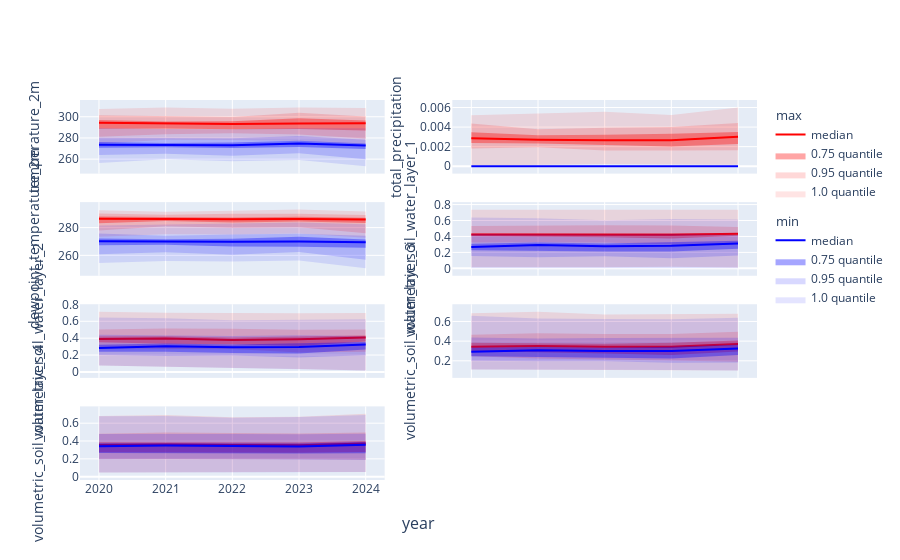

Write notebook code for a chart like this one.
### Code cell
variables = (
    weathers_df
    .drop('year', axis=1)
    .columns.str.split('_').str[:-1].str.join('_')
    .unique()
)

nrows, ncols = 4, 2
fig = make_subplots(
    rows=nrows, cols=ncols,
    shared_xaxes='all',
    x_title='year',
    # shared_yaxes='rows',
    # y_title=variable,
    # subplot_titles=trials_df.columns[1:].str.replace('_', '<br>'),
    # vertical_spacing=0.3,
    horizontal_spacing=0.1
)

yearly_weather = weathers_df.groupby('year')
x = weathers_df['year'].unique().tolist()

for i, variable in enumerate(variables):
    position = dict(row=(i//ncols)+1, col=(i%ncols)+1)
    for color, minmax in zip(['red', 'blue'], ['max', 'min']):
        median = yearly_weather[f'{variable}_{minmax}'].agg('median')
        fig.add_trace(go.Scatter(
            x=x,
            y=median,
            line_color=color,
            mode='lines',
            legendgroup=minmax,
            legendgrouptitle_text=minmax,
            name='median',
            showlegend=True if i == 0 else False
        ), **position)
        for quantile in [0.75, 0.95, 1.0]:
            upper_quantile = yearly_weather[f'{variable}_{minmax}'].quantile(quantile)
            lower_quantile = yearly_weather[f'{variable}_{minmax}'].quantile(1-quantile)
            fig.add_trace(go.Scatter(
                x=x+x[::-1],
                y=pd.concat([upper_quantile, lower_quantile[::-1]]),
                fill='toself',
                fillcolor=color,
                opacity=1.1-quantile,
                line_color='rgba(255,255,255,0)',
                hoverinfo='skip',
                legendgroup=minmax,
                name=f'{quantile} quantile',
                showlegend=True if i == 0 else False
            ), **position)
    fig.update_yaxes(title=variable, **position)
    # fig.update_xaxes(title='year')

fig.update_layout(height=1000)
fig.show()

### Figure 1 — Plotly figure (JSON) as saved in the notebook; plotly's stock layout.template omitted (floating-point values rounded to 4 significant figures)
{"data": [{"legendgroup": "max", "legendgrouptitle": {"text": "max"}, "line": {"color": "red"}, "mode": "lines", "name": "median", "showlegend": true, "type": "scatter", "x": [2020, 2021, 2022, 2023, 2024], "xaxis": "x", "y": [294.3, 293.7, 293.1, 293.6, 294.0], "yaxis": "y"}, {"fill": "toself", "fillcolor": "red", "hoverinfo": "skip", "legendgroup": "max", "line": {"color": "rgba(255,255,255,0)"}, "name": "0.75 quantile", "opacity": 0.35, "showlegend": true, "type": "scatter", "x": [2020, 2021, 2022, 2023, 2024, 2024, 2023, 2022, 2021, 2020], "xaxis": "x", "y": [296.8, 295.5, 295.8, 298.5, 296.3, 286.9, 288.5, 288.3, 289.0, 288.6], "yaxis": "y"}, {"fill": "toself", "fillcolor": "red", "hoverinfo": "skip", "legendgroup": "max", "line": {"color": "rgba(255,255,255,0)"}, "name": "0.95 quantile", "opacity": 0.15, "showlegend": true, "type": "scatter", "x": [2020, 2021, 2022, 2023, 2024, 2024, 2023, 2022, 2021, 2020], "xaxis": "x", "y": [301.5, 300.7, 299.9, 303.7, 300.2, 279.4, 283.2, 284.4, 283.5, 281.1], "yaxis": "y"}, {"fill": "toself", "fillcolor": "red", "hoverinfo": "skip", "legendgroup": "max", "line": {"color": "rgba(255,255,255,0)"}, "name": "1.0 quantile", "opacity": 0.1, "showlegend": true, "type": "scatter", "x": [2020, 2021, 2022, 2023, 2024, 2024, 2023, 2022, 2021, 2020], "xaxis": "x", "y": [307.3, 308.8, 307.6, 308.8, 308.2, 274.1, 277.0, 278.1, 278.2, 274.4], "yaxis": "y"}, {"legendgroup": "min", "legendgrouptitle": {"text": "min"}, "line": {"color": "blue"}, "mode": "lines", "name": "median", "showlegend": true, "type": "scatter", "x": [2020, 2021, 2022, 2023, 2024], "xaxis": "x", "y": [273.6, 273.0, 273.0, 274.8, 272.8], "yaxis": "y"}, {"fill": "toself", "fillcolor": "blue", "hoverinfo": "skip", "legendgroup": "min", "line": {"color": "rgba(255,255,255,0)"}, "name": "0.75 quantile", "opacity": 0.35, "showlegend": true, "type": "scatter", "x": [2020, 2021, 2022, 2023, 2024, 2024, 2023, 2022, 2021, 2020], "xaxis": "x", "y": [276.3, 275.2, 275.8, 277.3, 274.7, 269.6, 271.5, 270.5, 271.3, 270.7], "yaxis": "y"}, {"fill": "toself", "fillcolor": "blue", "hoverinfo": "skip", "legendgroup": "min", "line": {"color": "rgba(255,255,255,0)"}, "name": "0.95 quantile", "opacity": 0.15, "showlegend": true, "type": "scatter", "x": [2020, 2021, 2022, 2023, 2024, 2024, 2023, 2022, 2021, 2020], "xaxis": "x", "y": [280.1, 279.8, 279.8, 281.9, 278.3, 259.9, 265.5, 263.2, 265.1, 264.0], "yaxis": "y"}, {"fill": "toself", "fillcolor": "blue", "hoverinfo": "skip", "legendgroup": "min", "line": {"color": "rgba(255,255,255,0)"}, "name": "1.0 quantile", "opacity": 0.1, "showlegend": true, "type": "scatter", "x": [2020, 2021, 2022, 2023, 2024, 2024, 2023, 2022, 2021, 2020], "xaxis": "x", "y": [289.3, 288.4, 288.3, 289.3, 289.0, 253.3, 259.2, 258.0, 259.8, 256.4], "yaxis": "y"}, {"legendgroup": "max", "legendgrouptitle": {"text": "max"}, "line": {"color": "red"}, "mode": "lines", "name": "median", "showlegend": false, "type": "scatter", "x": [2020, 2021, 2022, 2023, 2024], "xaxis": "x2", "y": [0.002852, 0.002705, 0.002656, 0.002658, 0.003006], "yaxis": "y2"}, {"fill": "toself", "fillcolor": "red", "hoverinfo": "skip", "legendgroup": "max", "line": {"color": "rgba(255,255,255,0)"}, "name": "0.75 quantile", "opacity": 0.35, "showlegend": false, "type": "scatter", "x": [2020, 2021, 2022, 2023, 2024, 2024, 2023, 2022, 2021, 2020], "xaxis": "x2", "y": [0.003469, 0.003154, 0.003221, 0.003322, 0.003504, 0.002274, 0.002016, 0.002192, 0.002333, 0.002384], "yaxis": "y2"}, {"fill": "toself", "fillcolor": "red", "hoverinfo": "skip", "legendgroup": "max", "line": {"color": "rgba(255,255,255,0)"}, "name": "0.95 quantile", "opacity": 0.15, "showlegend": false, "type": "scatter", "x": [2020, 2021, 2022, 2023, 2024, 2024, 2023, 2022, 2021, 2020], "xaxis": "x2", "y": [0.004364, 0.003775, 0.003927, 0.004008, 0.004417, 0.001629, 0.001608, 0.001612, 0.001933, 0.001798], "yaxis": "y2"}, {"fill": "toself", "fillcolor": "red", "hoverinfo": "skip", "legendgroup": "max", "line": {"color": "rgba(255,255,255,0)"}, "name": "1.0 quantile", "opacity": 0.1, "showlegend": false, "type": "scatter", "x": [2020, 2021, 2022, 2023, 2024, 2024, 2023, 2022, 2021, 2020], "xaxis": "x2", "y": [0.0052, 0.005395, 0.005564, 0.00524, 0.00601, 0.0001406, 0.0001494, 0.0002315, 0.0001517, 0.0001065], "yaxis": "y2"}, {"legendgroup": "min", "legendgrouptitle": {"text": "min"}, "line": {"color": "blue"}, "mode": "lines", "name": "median", "showlegend": false, "type": "scatter", "x": [2020, 2021, 2022, 2023, 2024], "xaxis": "x2", "y": [-1.67e-08, -1.643e-08, -1.581e-08, -1.86e-08, -1.577e-08], "yaxis": "y2"}, {"fill": "toself", "fillcolor": "blue", "hoverinfo": "skip", "legendgroup": "min", "line": {"color": "rgba(255,255,255,0)"}, "name": "0.75 quantile", "opacity": 0.35, "showlegend": false, "type": "scatter", "x": [2020, 2021, 2022, 2023, 2024, 2024, 2023, 2022, 2021, 2020], "xaxis": "x2", "y": [-1.586e-08, -1.573e-08, -1.508e-08, -1.732e-08, -1.494e-08, -1.654e-08, -1.971e-08, -1.63e-08, -1.75e-08, -1.752e-08], "yaxis": "y2"}, {"fill": "toself", "fillcolor": "blue", "hoverinfo": "skip", "legendgroup": "min", "line": {"color": "rgba(255,255,255,0)"}, "name": "0.95 quantile", "opacity": 0.15, "showlegend": false, "type": "scatter", "x": [2020, 2021, 2022, 2023, 2024, 2024, 2023, 2022, 2021, 2020], "xaxis": "x2", "y": [-1.449e-08, -1.441e-08, -1.363e-08, -1.518e-08, -1.385e-08, -1.778e-08, -2.061e-08, -1.701e-08, -1.879e-08, -1.866e-08], "yaxis": "y2"}, {"fill": "toself", "fillcolor": "blue", "hoverinfo": "skip", "legendgroup": "min", "line": {"color": "rgba(255,255,255,0)"}, "name": "1.0 quantile", "opacity": 0.1, "showlegend": false, "type": "scatter", "x": [2020, 2021, 2022, 2023, 2024, 2024, 2023, 2022, 2021, 2020], "xaxis": "x2", "y": [-6.84e-09, -5.631e-09, -9.202e-09, -1.037e-08, -7.339e-09, -1.999e-08, -2.363e-08, -1.836e-08, -2.188e-08, -2.103e-08], "yaxis": "y2"}, {"legendgroup": "max", "legendgrouptitle": {"text": "max"}, "line": {"color": "red"}, "mode": "lines", "name": "median", "showlegend": false, "type": "scatter", "x": [2020, 2021, 2022, 2023, 2024], "xaxis": "x3", "y": [286.3, 286.0, 285.9, 286.2, 285.8], "yaxis": "y3"}, {"fill": "toself", "fillcolor": "red", "hoverinfo": "skip", "legendgroup": "max", "line": {"color": "rgba(255,255,255,0)"}, "name": "0.75 quantile", "opacity": 0.35, "showlegend": false, "type": "scatter", "x": [2020, 2021, 2022, 2023, 2024, 2024, 2023, 2022, 2021, 2020], "xaxis": "x3", "y": [287.9, 287.5, 287.3, 287.9, 287.1, 283.4, 284.4, 283.6, 284.8, 283.2], "yaxis": "y3"}, {"fill": "toself", "fillcolor": "red", "hoverinfo": "skip", "legendgroup": "max", "line": {"color": "rgba(255,255,255,0)"}, "name": "0.95 quantile", "opacity": 0.15, "showlegend": false, "type": "scatter", "x": [2020, 2021, 2022, 2023, 2024, 2024, 2023, 2022, 2021, 2020], "xaxis": "x3", "y": [290.2, 289.2, 290.0, 289.9, 289.1, 275.9, 280.3, 279.9, 281.0, 278.0], "yaxis": "y3"}, {"fill": "toself", "fillcolor": "red", "hoverinfo": "skip", "legendgroup": "max", "line": {"color": "rgba(255,255,255,0)"}, "name": "1.0 quantile", "opacity": 0.1, "showlegend": false, "type": "scatter", "x": [2020, 2021, 2022, 2023, 2024, 2024, 2023, 2022, 2021, 2020], "xaxis": "x3", "y": [292.5, 291.3, 292.1, 293.0, 291.7, 272.7, 275.8, 275.0, 275.1, 273.3], "yaxis": "y3"}, {"legendgroup": "min", "legendgrouptitle": {"text": "min"}, "line": {"color": "blue"}, "mode": "lines", "name": "median", "showlegend": false, "type": "scatter", "x": [2020, 2021, 2022, 2023, 2024], "xaxis": "x3", "y": [270.1, 269.7, 269.8, 270.0, 269.5], "yaxis": "y3"}, {"fill": "toself", "fillcolor": "blue", "hoverinfo": "skip", "legendgroup": "min", "line": {"color": "rgba(255,255,255,0)"}, "name": "0.75 quantile", "opacity": 0.35, "showlegend": false, "type": "scatter", "x": [2020, 2021, 2022, 2023, 2024, 2024, 2023, 2022, 2021, 2020], "xaxis": "x3", "y": [272.1, 271.6, 272.0, 273.4, 271.3, 265.5, 266.2, 266.4, 267.6, 267.4], "yaxis": "y3"}, {"fill": "toself", "fillcolor": "blue", "hoverinfo": "skip", "legendgroup": "min", "line": {"color": "rgba(255,255,255,0)"}, "name": "0.95 quantile", "opacity": 0.15, "showlegend": false, "type": "scatter", "x": [2020, 2021, 2022, 2023, 2024, 2024, 2023, 2022, 2021, 2020], "xaxis": "x3", "y": [275.7, 274.2, 275.1, 275.6, 274.1, 256.9, 262.5, 260.5, 262.2, 260.8], "yaxis": "y3"}, {"fill": "toself", "fillcolor": "blue", "hoverinfo": "skip", "legendgroup": "min", "line": {"color": "rgba(255,255,255,0)"}, "name": "1.0 quantile", "opacity": 0.1, "showlegend": false, "type": "scatter", "x": [2020, 2021, 2022, 2023, 2024, 2024, 2023, 2022, 2021, 2020], "xaxis": "x3", "y": [281.4, 282.3, 282.6, 283.7, 282.4, 250.7, 256.3, 255.6, 256.0, 254.5], "yaxis": "y3"}, {"legendgroup": "max", "legendgrouptitle": {"text": "max"}, "line": {"color": "red"}, "mode": "lines", "name": "median", "showlegend": false, "type": "scatter", "x": [2020, 2021, 2022, 2023, 2024], "xaxis": "x4", "y": [0.4259, 0.4261, 0.4208, 0.422, 0.4326], "yaxis": "y4"}, {"fill": "toself", "fillcolor": "red", "hoverinfo": "skip", "legendgroup": "max", "line": {"color": "rgba(255,255,255,0)"}, "name": "0.75 quantile", "opacity": 0.35, "showlegend": false, "type": "scatter", "x": [2020, 2021, 2022, 2023, 2024, 2024, 2023, 2022, 2021, 2020], "xaxis": "x4", "y": [0.4375, 0.4381, 0.4352, 0.4373, 0.439, 0.408, 0.3734, 0.3909, 0.3971, 0.4062], "yaxis": "y4"}, {"fill": "toself", "fillcolor": "red", "hoverinfo": "skip", "legendgroup": "max", "line": {"color": "rgba(255,255,255,0)"}, "name": "0.95 quantile", "opacity": 0.15, "showlegend": false, "type": "scatter", "x": [2020, 2021, 2022, 2023, 2024, 2024, 2023, 2022, 2021, 2020], "xaxis": "x4", "y": [0.5325, 0.5375, 0.5396, 0.5367, 0.5198, 0.3022, 0.3005, 0.3239, 0.329, 0.3237], "yaxis": "y4"}, {"fill": "toself", "fillcolor": "red", "hoverinfo": "skip", "legendgroup": "max", "line": {"color": "rgba(255,255,255,0)"}, "name": "1.0 quantile", "opacity": 0.1, "showlegend": false, "type": "scatter", "x": [2020, 2021, 2022, 2023, 2024, 2024, 2023, 2022, 2021, 2020], "xaxis": "x4", "y": [0.7358, 0.7374, 0.7301, 0.7368, 0.7365, 0.01159, 0.01926, 0.01286, 0.01291, 0.01401], "yaxis": "y4"}, {"legendgroup": "min", "legendgrouptitle": {"text": "min"}, "line": {"color": "blue"}, "mode": "lines", "name": "median", "showlegend": false, "type": "scatter", "x": [2020, 2021, 2022, 2023, 2024], "xaxis": "x4", "y": [0.2678, 0.2914, 0.2776, 0.2844, 0.3113], "yaxis": "y4"}, {"fill": "toself", "fillcolor": "blue", "hoverinfo": "skip", "legendgroup": "min", "line": {"color": "rgba(255,255,255,0)"}, "name": "0.75 quantile", "opacity": 0.35, "showlegend": false, "type": "scatter", "x": [2020, 2021, 2022, 2023, 2024, 2024, 2023, 2022, 2021, 2020], "xaxis": "x4", "y": [0.3099, 0.3253, 0.3112, 0.3293, 0.3448, 0.2467, 0.2106, 0.211, 0.2145, 0.2268], "yaxis": "y4"}, {"fill": "toself", "fillcolor": "blue", "hoverinfo": "skip", "legendgroup": "min", "line": {"color": "rgba(255,255,255,0)"}, "name": "0.95 quantile", "opacity": 0.15, "showlegend": false, "type": "scatter", "x": [2020, 2021, 2022, 2023, 2024, 2024, 2023, 2022, 2021, 2020], "xaxis": "x4", "y": [0.4323, 0.428, 0.4233, 0.4295, 0.4176, 0.1604, 0.1264, 0.1523, 0.1382, 0.1542], "yaxis": "y4"}, {"fill": "toself", "fillcolor": "blue", "hoverinfo": "skip", "legendgroup": "min", "line": {"color": "rgba(255,255,255,0)"}, "name": "1.0 quantile", "opacity": 0.1, "showlegend": false, "type": "scatter", "x": [2020, 2021, 2022, 2023, 2024, 2024, 2023, 2022, 2021, 2020], "xaxis": "x4", "y": [0.638, 0.63, 0.6033, 0.6186, 0.6136, 0.0006613, 0.0006111, 0.0007913, 0.001488, 0.002056], "yaxis": "y4"}, {"legendgroup": "max", "legendgrouptitle": {"text": "max"}, "line": {"color": "red"}, "mode": "lines", "name": "median", "showlegend": false, "type": "scatter", "x": [2020, 2021, 2022, 2023, 2024], "xaxis": "x5", "y": [0.3892, 0.3962, 0.3798, 0.3883, 0.4092], "yaxis": "y5"}, {"fill": "toself", "fillcolor": "red", "hoverinfo": "skip", "legendgroup": "max", "line": {"color": "rgba(255,255,255,0)"}, "name": "0.75 quantile", "opacity": 0.35, "showlegend": false, "type": "scatter", "x": [2020, 2021, 2022, 2023, 2024, 2024, 2023, 2022, 2021, 2020], "xaxis": "x5", "y": [0.4207, 0.4223, 0.4082, 0.4199, 0.432, 0.3593, 0.3066, 0.3271, 0.335, 0.3526], "yaxis": "y5"}, {"fill": "toself", "fillcolor": "red", "hoverinfo": "skip", "legendgroup": "max", "line": {"color": "rgba(255,255,255,0)"}, "name": "0.95 quantile", "opacity": 0.15, "showlegend": false, "type": "scatter", "x": [2020, 2021, 2022, 2023, 2024, 2024, 2023, 2022, 2021, 2020], "xaxis": "x5", "y": [0.503, 0.5132, 0.5116, 0.5002, 0.5029, 0.2407, 0.2303, 0.2725, 0.2715, 0.2827], "yaxis": "y5"}, {"fill": "toself", "fillcolor": "red", "hoverinfo": "skip", "legendgroup": "max", "line": {"color": "rgba(255,255,255,0)"}, "name": "1.0 quantile", "opacity": 0.1, "showlegend": false, "type": "scatter", "x": [2020, 2021, 2022, 2023, 2024, 2024, 2023, 2022, 2021, 2020], "xaxis": "x5", "y": [0.7137, 0.7004, 0.6986, 0.6938, 0.6994, 0.01853, 0.03477, 0.04427, 0.06025, 0.07795], "yaxis": "y5"}, {"legendgroup": "min", "legendgrouptitle": {"text": "min"}, "line": {"color": "blue"}, "mode": "lines", "name": "median", "showlegend": false, "type": "scatter", "x": [2020, 2021, 2022, 2023, 2024], "xaxis": "x5", "y": [0.2827, 0.3046, 0.2925, 0.2965, 0.326], "yaxis": "y5"}, {"fill": "toself", "fillcolor": "blue", "hoverinfo": "skip", "legendgroup": "min", "line": {"color": "rgba(255,255,255,0)"}, "name": "0.75 quantile", "opacity": 0.35, "showlegend": false, "type": "scatter", "x": [2020, 2021, 2022, 2023, 2024, 2024, 2023, 2022, 2021, 2020], "xaxis": "x5", "y": [0.3229, 0.336, 0.3243, 0.3373, 0.3561, 0.2655, 0.2187, 0.2258, 0.2406, 0.2406], "yaxis": "y5"}, {"fill": "toself", "fillcolor": "blue", "hoverinfo": "skip", "legendgroup": "min", "line": {"color": "rgba(255,255,255,0)"}, "name": "0.95 quantile", "opacity": 0.15, "showlegend": false, "type": "scatter", "x": [2020, 2021, 2022, 2023, 2024, 2024, 2023, 2022, 2021, 2020], "xaxis": "x5", "y": [0.4399, 0.4343, 0.4267, 0.4344, 0.4266, 0.1975, 0.1698, 0.1958, 0.1876, 0.2015], "yaxis": "y5"}, {"fill": "toself", "fillcolor": "blue", "hoverinfo": "skip", "legendgroup": "min", "line": {"color": "rgba(255,255,255,0)"}, "name": "1.0 quantile", "opacity": 0.1, "showlegend": false, "type": "scatter", "x": [2020, 2021, 2022, 2023, 2024, 2024, 2023, 2022, 2021, 2020], "xaxis": "x5", "y": [0.6453, 0.6351, 0.6129, 0.6235, 0.6253, 0.01797, 0.03392, 0.04338, 0.05964, 0.07626], "yaxis": "y5"}, {"legendgroup": "max", "legendgrouptitle": {"text": "max"}, "line": {"color": "red"}, "mode": "lines", "name": "median", "showlegend": false, "type": "scatter", "x": [2020, 2021, 2022, 2023, 2024], "xaxis": "x6", "y": [0.3426, 0.3498, 0.3431, 0.3419, 0.3715], "yaxis": "y6"}, {"fill": "toself", "fillcolor": "red", "hoverinfo": "skip", "legendgroup": "max", "line": {"color": "rgba(255,255,255,0)"}, "name": "0.75 quantile", "opacity": 0.35, "showlegend": false, "type": "scatter", "x": [2020, 2021, 2022, 2023, 2024, 2024, 2023, 2022, 2021, 2020], "xaxis": "x6", "y": [0.3846, 0.3825, 0.3727, 0.3832, 0.4072, 0.2948, 0.2598, 0.2734, 0.2838, 0.3002], "yaxis": "y6"}, {"fill": "toself", "fillcolor": "red", "hoverinfo": "skip", "legendgroup": "max", "line": {"color": "rgba(255,255,255,0)"}, "name": "0.95 quantile", "opacity": 0.15, "showlegend": false, "type": "scatter", "x": [2020, 2021, 2022, 2023, 2024, 2024, 2023, 2022, 2021, 2020], "xaxis": "x6", "y": [0.4653, 0.4797, 0.4734, 0.4734, 0.4949, 0.1913, 0.2024, 0.2166, 0.2239, 0.247], "yaxis": "y6"}, {"fill": "toself", "fillcolor": "red", "hoverinfo": "skip", "legendgroup": "max", "line": {"color": "rgba(255,255,255,0)"}, "name": "1.0 quantile", "opacity": 0.1, "showlegend": false, "type": "scatter", "x": [2020, 2021, 2022, 2023, 2024, 2024, 2023, 2022, 2021, 2020], "xaxis": "x6", "y": [0.6826, 0.6994, 0.6717, 0.6725, 0.6793, 0.1026, 0.1065, 0.1086, 0.1106, 0.1124], "yaxis": "y6"}, {"legendgroup": "min", "legendgrouptitle": {"text": "min"}, "line": {"color": "blue"}, "mode": "lines", "name": "median", "showlegend": false, "type": "scatter", "x": [2020, 2021, 2022, 2023, 2024], "xaxis": "x6", "y": [0.2934, 0.3073, 0.3, 0.2991, 0.3256], "yaxis": "y6"}, {"fill": "toself", "fillcolor": "blue", "hoverinfo": "skip", "legendgroup": "min", "line": {"color": "rgba(255,255,255,0)"}, "name": "0.75 quantile", "opacity": 0.35, "showlegend": false, "type": "scatter", "x": [2020, 2021, 2022, 2023, 2024, 2024, 2023, 2022, 2021, 2020], "xaxis": "x6", "y": [0.3324, 0.3417, 0.3339, 0.3419, 0.3625, 0.258, 0.2224, 0.2275, 0.2394, 0.2473], "yaxis": "y6"}, {"fill": "toself", "fillcolor": "blue", "hoverinfo": "skip", "legendgroup": "min", "line": {"color": "rgba(255,255,255,0)"}, "name": "0.95 quantile", "opacity": 0.15, "showlegend": false, "type": "scatter", "x": [2020, 2021, 2022, 2023, 2024, 2024, 2023, 2022, 2021, 2020], "xaxis": "x6", "y": [0.4365, 0.428, 0.4332, 0.4353, 0.4334, 0.1828, 0.1808, 0.1966, 0.1952, 0.2016], "yaxis": "y6"}, {"fill": "toself", "fillcolor": "blue", "hoverinfo": "skip", "legendgroup": "min", "line": {"color": "rgba(255,255,255,0)"}, "name": "1.0 quantile", "opacity": 0.1, "showlegend": false, "type": "scatter", "x": [2020, 2021, 2022, 2023, 2024, 2024, 2023, 2022, 2021, 2020], "xaxis": "x6", "y": [0.6571, 0.6302, 0.6259, 0.6222, 0.6376, 0.1022, 0.1063, 0.1085, 0.1104, 0.1122], "yaxis": "y6"}, {"legendgroup": "max", "legendgrouptitle": {"text": "max"}, "line": {"color": "red"}, "mode": "lines", "name": "median", "showlegend": false, "type": "scatter", "x": [2020, 2021, 2022, 2023, 2024], "xaxis": "x7", "y": [0.3548, 0.361, 0.3565, 0.353, 0.3711], "yaxis": "y7"}, {"fill": "toself", "fillcolor": "red", "hoverinfo": "skip", "legendgroup": "max", "line": {"color": "rgba(255,255,255,0)"}, "name": "0.75 quantile", "opacity": 0.35, "showlegend": false, "type": "scatter", "x": [2020, 2021, 2022, 2023, 2024, 2024, 2023, 2022, 2021, 2020], "xaxis": "x7", "y": [0.387, 0.3869, 0.3812, 0.3824, 0.401, 0.2774, 0.2688, 0.2702, 0.2762, 0.2743], "yaxis": "y7"}, {"fill": "toself", "fillcolor": "red", "hoverinfo": "skip", "legendgroup": "max", "line": {"color": "rgba(255,255,255,0)"}, "name": "0.95 quantile", "opacity": 0.15, "showlegend": false, "type": "scatter", "x": [2020, 2021, 2022, 2023, 2024, 2024, 2023, 2022, 2021, 2020], "xaxis": "x7", "y": [0.4829, 0.4957, 0.4889, 0.4844, 0.4951, 0.1887, 0.1959, 0.1963, 0.1993, 0.1977], "yaxis": "y7"}, {"fill": "toself", "fillcolor": "red", "hoverinfo": "skip", "legendgroup": "max", "line": {"color": "rgba(255,255,255,0)"}, "name": "1.0 quantile", "opacity": 0.1, "showlegend": false, "type": "scatter", "x": [2020, 2021, 2022, 2023, 2024, 2024, 2023, 2022, 2021, 2020], "xaxis": "x7", "y": [0.6794, 0.6922, 0.6667, 0.6717, 0.7053, 0.05275, 0.0513, 0.04892, 0.04762, 0.04632], "yaxis": "y7"}, {"legendgroup": "min", "legendgrouptitle": {"text": "min"}, "line": {"color": "blue"}, "mode": "lines", "name": "median", "showlegend": false, "type": "scatter", "x": [2020, 2021, 2022, 2023, 2024], "xaxis": "x7", "y": [0.3422, 0.3504, 0.3449, 0.3398, 0.3578], "yaxis": "y7"}, {"fill": "toself", "fillcolor": "blue", "hoverinfo": "skip", "legendgroup": "min", "line": {"color": "rgba(255,255,255,0)"}, "name": "0.75 quantile", "opacity": 0.35, "showlegend": false, "type": "scatter", "x": [2020, 2021, 2022, 2023, 2024, 2024, 2023, 2022, 2021, 2020], "xaxis": "x7", "y": [0.3751, 0.3745, 0.3679, 0.3713, 0.3892, 0.2642, 0.2603, 0.2624, 0.2672, 0.2661], "yaxis": "y7"}, {"fill": "toself", "fillcolor": "blue", "hoverinfo": "skip", "legendgroup": "min", "line": {"color": "rgba(255,255,255,0)"}, "name": "0.95 quantile", "opacity": 0.15, "showlegend": false, "type": "scatter", "x": [2020, 2021, 2022, 2023, 2024, 2024, 2023, 2022, 2021, 2020], "xaxis": "x7", "y": [0.48, 0.4832, 0.4801, 0.4767, 0.483, 0.188, 0.1955, 0.1952, 0.1974, 0.1968], "yaxis": "y7"}, {"fill": "toself", "fillcolor": "blue", "hoverinfo": "skip", "legendgroup": "min", "line": {"color": "rgba(255,255,255,0)"}, "name": "1.0 quantile", "opacity": 0.1, "showlegend": false, "type": "scatter", "x": [2020, 2021, 2022, 2023, 2024, 2024, 2023, 2022, 2021, 2020], "xaxis": "x7", "y": [0.6768, 0.6802, 0.6607, 0.6684, 0.6921, 0.05265, 0.05105, 0.04882, 0.04749, 0.0462], "yaxis": "y7"}], "layout": {"annotations": [{"font": {"size": 16}, "showarrow": false, "text": "year", "x": 0.5, "xanchor": "center", "xref": "paper", "y": 0, "yanchor": "top", "yref": "paper", "yshift": -30}], "autosize": true, "xaxis": {"anchor": "y", "autorange": true, "domain": [0, 0.45], "matches": "x7", "range": [2020.0, 2024.0], "showticklabels": false, "type": "linear"}, "xaxis2": {"anchor": "y2", "autorange": true, "domain": [0.55, 1], "matches": "x7", "range": [2020.0, 2024.0], "showticklabels": false, "type": "linear"}, "xaxis3": {"anchor": "y3", "autorange": true, "domain": [0, 0.45], "matches": "x7", "range": [2020.0, 2024.0], "showticklabels": false, "type": "linear"}, "xaxis4": {"anchor": "y4", "autorange": true, "domain": [0.55, 1], "matches": "x7", "range": [2020.0, 2024.0], "showticklabels": false, "type": "linear"}, "xaxis5": {"anchor": "y5", "autorange": true, "domain": [0, 0.45], "matches": "x7", "range": [2020.0, 2024.0], "showticklabels": false, "type": "linear"}, "xaxis6": {"anchor": "y6", "autorange": true, "domain": [0.55, 1], "matches": "x7", "range": [2020.0, 2024.0], "showticklabels": false, "type": "linear"}, "xaxis7": {"anchor": "y7", "autorange": true, "domain": [0, 0.45], "range": [2020.0, 2024.0], "type": "linear"}, "xaxis8": {"anchor": "y8", "domain": [0.55, 1], "matches": "x7"}, "yaxis": {"anchor": "x", "autorange": true, "domain": [0.8063, 1], "range": [248.6, 313.6], "title": {"text": "temperature_2m"}, "type": "linear"}, "yaxis2": {"anchor": "x2", "autorange": true, "domain": [0.8063, 1], "range": [-0.0005187, 0.006528], "title": {"text": "total_precipitation"}, "type": "linear"}, "yaxis3": {"anchor": "x3", "autorange": true, "domain": [0.5375, 0.7312], "range": [247.0, 296.6], "title": {"text": "dewpoint_temperature_2m"}, "type": "linear"}, "yaxis4": {"anchor": "x4", "autorange": true, "domain": [0.5375, 0.7312], "range": [-0.06298, 0.801], "title": {"text": "volumetric_soil_water_layer_1"}, "type": "linear"}, "yaxis5": {"anchor": "x5", "autorange": true, "domain": [0.2687, 0.4625], "range": [-0.04208, 0.7738], "title": {"text": "volumetric_soil_water_layer_2"}, "type": "linear"}, "yaxis6": {"anchor": "x6", "autorange": true, "domain": [0.2687, 0.4625], "range": [0.05071, 0.751], "title": {"text": "volumetric_soil_water_layer_3"}, "type": "linear"}, "yaxis7": {"anchor": "x7", "autorange": true, "domain": [0, 0.1938], "range": [-0.01069, 0.7622], "title": {"text": "volumetric_soil_water_layer_4"}, "type": "linear"}, "yaxis8": {"anchor": "x8", "domain": [0, 0.1938]}}}
